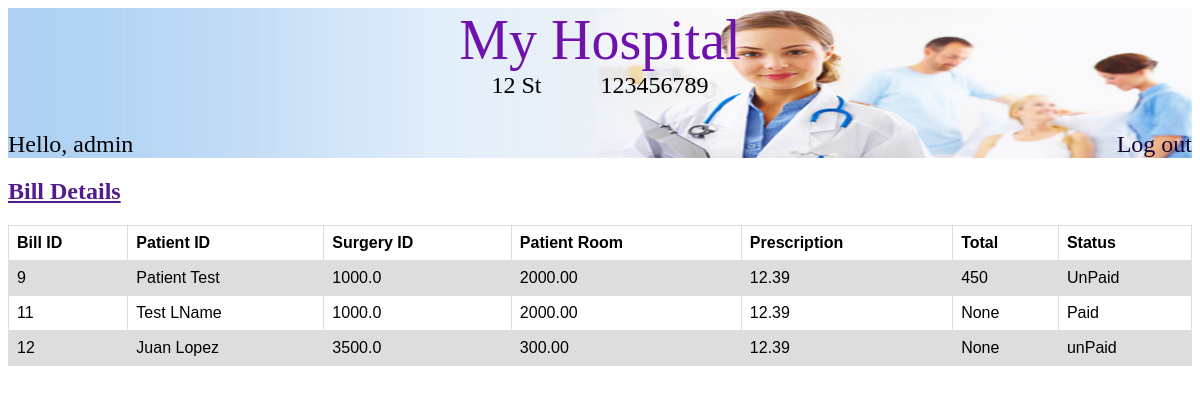
Screenshot of /payment/view_bill/ (signed in) with the database file from the repository.
### hospital/models.py (models this page shows, shortened)
class Hospital(models.Model):
    name = models.CharField(max_length=50)
    address = models.CharField(max_length=100)
    phone_number = models.CharField(max_length=10)
    patient_rooms = models.ManyToManyField(PatientRoom, symmetrical=False)
    surgery_rooms = models.ManyToManyField(SurgeryRoom, symmetrical=False)
    patients = models.ManyToManyField(Patient, symmetrical=False)
    doctors = models.ManyToManyField(Doctors, symmetrical=False)
    nurses = models.ManyToManyField(Nurses, symmetrical=False)

class Room(models.Model):
    room_number = models.BigIntegerField(unique=True)
    is_occupied = models.BooleanField(default='0')
    class Meta:
        abstract = True

class PatientRoom(Room):
    price = models.DecimalField(default=0.0, decimal_places=2, max_digits=100)
    patient = models.ForeignKey(Patient, on_delete=models.CASCADE, related_name='patient', null=True)
    nurse = models.ForeignKey(Nurses, on_delete=models.CASCADE, related_name='nurse', null=True)

### Payment/models.py (models this page shows, shortened)
class Bill(models.Model):
    patient = models.ForeignKey(Patient, null =True, related_name='bill', on_delete=models.CASCADE)
    surgery = models.ForeignKey(Surgery, null=True, related_name='bill', on_delete=models.CASCADE)
    patient_room = models.ForeignKey(PatientRoom, null=True, related_name='bill', on_delete=models.CASCADE)
    prescription = models.ForeignKey(Prescription, null=True, related_name='bill', on_delete=models.CASCADE)
    bill_status = models.CharField(max_length=50)
    total = models.IntegerField(null=True)

class Prescription(models.Model):
    pres_name = models.CharField(max_length=200)
    pres_description = models.TextField()
    pres_price = models.FloatField()

### Person/models.py (models this page shows)
class Persons(models.Model):
    firstName = models.CharField(max_length=200)
    lastName = models.CharField(max_length=200)
    address = models.CharField(max_length=200)
    phoneNumber = models.CharField(max_length=200)
    social = models.CharField(max_length=200)
    def __str__(self):
        return self.firstName+ " "+ self.lastName
    class Meta:
        abstract = True

class Patient(Persons):
    symptoms = models.CharField(max_length=200, default='', blank=True)
    allergies = models.CharField(max_length=200, default='', blank=True)
    currentMeds = models.CharField(max_length=200, default='', blank=True)
    docName = models.ForeignKey(Doctors, on_delete=models.CASCADE, default='1')

### Surgery_Details/models.py (models this page shows, shortened)
class Surgery(models.Model):
    surgery_description = models.TextField()
    start_time = models.DateTimeField(blank=True, null=True)
    duration = models.PositiveIntegerField()
    surgery_price = models.FloatField()
    doctor_incharge = models.ForeignKey(Doctors, null=True, related_name = 'surgery', on_delete=models.CASCADE)
    nurse_incharge = models.ForeignKey(Nurses, null=True, related_name = 'surgery', on_delete=models.CASCADE)
    patient = models.ForeignKey(Patient, null=True, related_name = 'surgery', on_delete=models.CASCADE)

### Payment/views.py (the view)
# urls.py: url('view_bill/', views.view_bill, name="Bill Details"),
def view_bill(request):
    bill = Bill.objects.all
    hospital = get_object_or_404(Hospital, id=1)
    return render(request, 'payment/bill_details.html', {'bill': bill, 'hospital':hospital})

### Payment/templates/payment/bill_details.html
{% extends "base.html" %}
{% block header %}
<div class="container_header">
    {% if hospital is not None %}
        <div class="container_hospital_info">
            <div class="hospital_title"><a class="hospital_title_text" href="{% url 'hospital:home' %}">{{ hospital.name }}</a></div>
            <div class="hospital_info">
                <div>{{ hospital.address }}</div>
                <div class="padding"></div>
                <div>{{ hospital.phone_number }}</div>
            </div>
        </div>
    {% else %}
        <a href="/" class="logo">My Hospital</a>
    {% endif %}
    <div class="container_user_info">
        {% if user.is_authenticated %}
            <div class="user_name_info">Hello, {{user.username}}</div>
            <div><a class="log_out" href="{% url 'accounts:logout' %}">Log out</a></div>
        {% else %}
            <a href="{% url 'accounts:login' %}">Log in</a>
        {% endif %}
    </div>
</div>
{% endblock %}
{% block content %}
<h2><a href="">Bill Details</a> </h2>
<div class="container_bill_details">
	<table>
        <tr>
            <th class="bill_id_header">Bill ID</th>
            <th class="bill_patient_table_header">Patient ID</th>
			<th class="bill_surgery_table_header">Surgery ID</th>
            <th class="bill_patient_room_table_header">Patient Room</th>
			<th class="bill_prescription_table_header">Prescription</th>
            <th class="bill_total_table_header">Total</th>
            <th class="bill_status_table_header">Status</th>
        </tr>
        {% for b in bill %}
			<tr class="table_row_bill">
                <td>{{ b.id }}</td>
                <td>{{b.patient}}</td>
				<td>{{ b.surgery.surgery_price }}</td>
                <td>{{ b.patient_room.price }}</td>
                <td>{{ b.prescription.pres_price }}</td>
                <td>{{b.total}}</td>
				<td>{{ b.bill_status }}</td>
            </tr>
        {% endfor %}
	</table>
</div>
{% endblock %}

### hospital/static/css/hospital.css (style rules this page uses)
table { font-family: arial, sans-serif; border-collapse: collapse; width: 100%; }
td, th { border: 1px solid #dddddd; text-align: left; padding: 8px; }
tr:nth-child(even) { background-color: #dddddd; }
.table_row_not_available, .table_row_available, .padding { width: 5%; }
.container_user_info, .hospital_info { display: flex; flex-direction: row; justify-content: space-between; }
.container_hospital_info { display: flex; flex-direction: column; align-items: center; }
.hospital_info { width: 100%; justify-content: center; }
.container_header { background-image: url("hospital.jpg"); background-size: 100% 100%; height: 150px; display: flex; flex-direction: column; justify-content: space-between; }
.hospital_title_text { font-family: "Times New Roman", Times, serif; font-size: 3.5em; text-decoration: none; color: #6e11ad; }
.hospital_info, .container_user_info { font-family: "Times New Roman", Times, serif; font-size: 1.5em; text-decoration: none; color: black; }
.log_out { color: #150335; text-decoration: none; }

### rows the page displays
Hospital: name "My Hospital", address "12 St", phone_number "123456789"
Bill: id "9", patient "Patient Test", surgery.surgery_price "1000.0", patient_room.price "2000.00", prescription.pres_price "12.39", total "450", bill_status "UnPaid"
Bill: id "11", patient "Test LName", surgery.surgery_price "1000.0", patient_room.price "2000.00", prescription.pres_price "12.39", total "None", bill_status "Paid"
Bill: id "12", patient "Juan Lopez", surgery.surgery_price "3500.0", patient_room.price "300.00", prescription.pres_price "12.39", total "None", bill_status "unPaid"

### other values shown
{{ user.username }} "admin"
